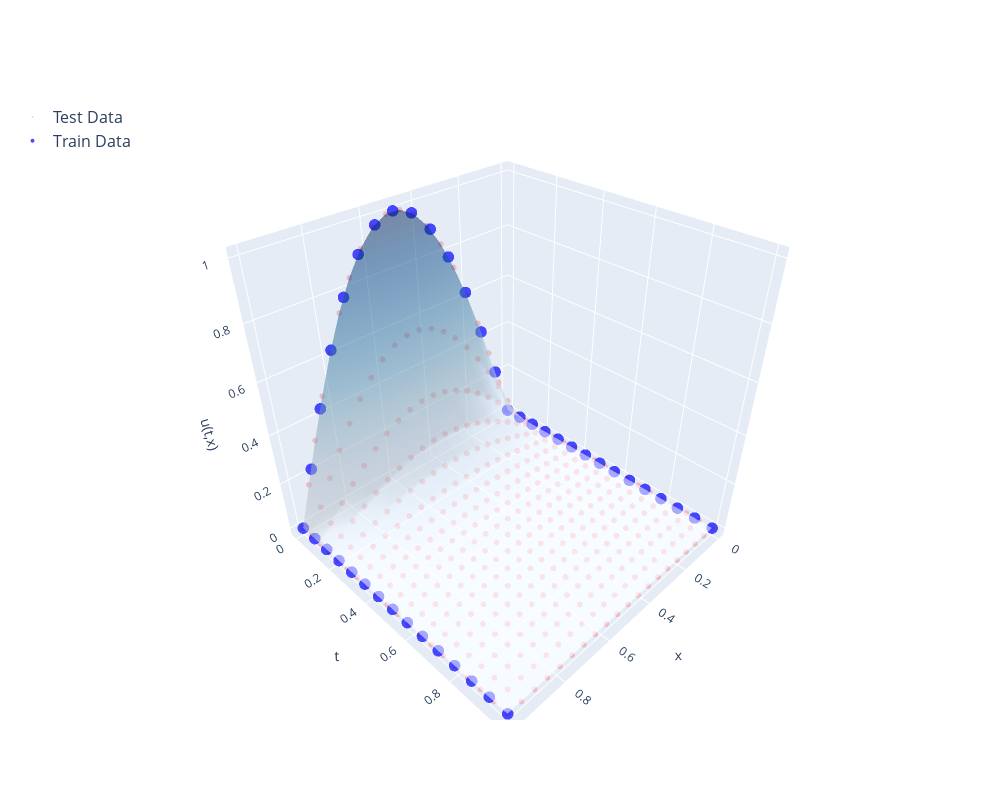

This figure's notebook cell:
### Code cell
if data_from_csv:
    data = load_csv_data(diff_equation, files[file], params_to_optimize=params_to_optimize)
else:
    if diff_equation.dx: # If PDE

        if diff_equation.dy: # 2D
            data = load_moredim(diff_equation, params_to_optimize=params_to_optimize, L=L, T=T, plate_length=plate_length, max_iter_time=max_iter_time, alpha=alpha)

        elif bc_type == 'neumann': # Neumann BC
            data = load_data_neumann(diff_equation, params_to_optimize, L, T, k, N_train)

        else: # Dirichlet BC
            data = generate_data(diff_equation, params_to_optimize=params_to_optimize, L=L, T=T, N_train=N_train, N_test=N_test, initial_conditions=initial_conditions)
    
    else: # If ODE
        data = load_data(diff_equation, params_to_optimize=params_to_optimize, initial_conditions=initial_conditions, t_0=t_0, t_fin=t_fin, n_points=n_points, noise=noise)

### Figure 1 — Plotly figure (JSON) as saved in the notebook; plotly's stock layout.template omitted (floating-point values rounded to 4 significant figures; data arrays with more than 128 entries replaced by an {"elided": "..."} marker saying what was removed)
{"data": [{"marker": {"color": "red", "opacity": 0.2, "size": 2}, "mode": "markers", "name": "Test Data", "type": "scatter3d", "x": {"elided": "400 float values"}, "y": {"elided": "400 float values"}, "z": {"elided": "400 float values"}}, {"marker": {"color": "blue", "opacity": 0.7, "size": 4}, "mode": "markers", "name": "Train Data", "type": "scatter3d", "x": [0, 0.07143, 0.1429, 0.2143, 0.2857, 0.3571, 0.4286, 0.5, 0.5714, 0.6429, 0.7143, 0.7857, 0.8571, 0.9286, 1, 0, 1, 0, 1, 0, 1, 0, 1, 0, 1, 0, 1, 0, 1, 0, 1, 0, 1, 0, 1, 0, 1, 0, 1, 0, 1, 0, 1], "y": [0, 0, 0, 0, 0, 0, 0, 0, 0, 0, 0, 0, 0, 0, 0, 0.07143, 0.07143, 0.1429, 0.1429, 0.2143, 0.2143, 0.2857, 0.2857, 0.3571, 0.3571, 0.4286, 0.4286, 0.5, 0.5, 0.5714, 0.5714, 0.6429, 0.6429, 0.7143, 0.7143, 0.7857, 0.7857, 0.8571, 0.8571, 0.9286, 0.9286, 1, 1], "z": [0, 0.2225, 0.4339, 0.6235, 0.7818, 0.901, 0.9749, 1, 0.9749, 0.901, 0.7818, 0.6235, 0.4339, 0.2225, 0, 0, 0, 0, 0, 0, 0, 0, 0, 0, 0, 0, 0, 0, 0, 0, 0, 0, 0, 0, 0, 0, 0, 0, 0, 0, 0, 0, 0]}, {"colorscale": [[0, "rgb(247,251,255)"], [0.125, "rgb(222,235,247)"], [0.25, "rgb(198,219,239)"], [0.375, "rgb(158,202,225)"], [0.5, "rgb(107,174,214)"], [0.625, "rgb(66,146,198)"], [0.75, "rgb(33,113,181)"], [0.875, "rgb(8,81,156)"], [1, "rgb(8,48,107)"]], "name": "True Function", "opacity": 0.5, "showscale": false, "type": "surface", "x": [0, 0.05263, 0.1053, 0.1579, 0.2105, 0.2632, 0.3158, 0.3684, 0.4211, 0.4737, 0.5263, 0.5789, 0.6316, 0.6842, 0.7368, 0.7895, 0.8421, 0.8947, 0.9474, 1], "y": [0, 0.05263, 0.1053, 0.1579, 0.2105, 0.2632, 0.3158, 0.3684, 0.4211, 0.4737, 0.5263, 0.5789, 0.6316, 0.6842, 0.7368, 0.7895, 0.8421, 0.8947, 0.9474, 1], "z": {"elided": "20x20 float values"}}], "layout": {"height": 800, "legend": {"font": {"size": 16}, "x": -0.1, "y": 1}, "scene": {"aspectmode": "cube", "xaxis": {"title": {"text": "x"}}, "yaxis": {"title": {"text": "t"}}, "zaxis": {"title": {"text": "u(t,x)"}}}, "width": 1000}}
